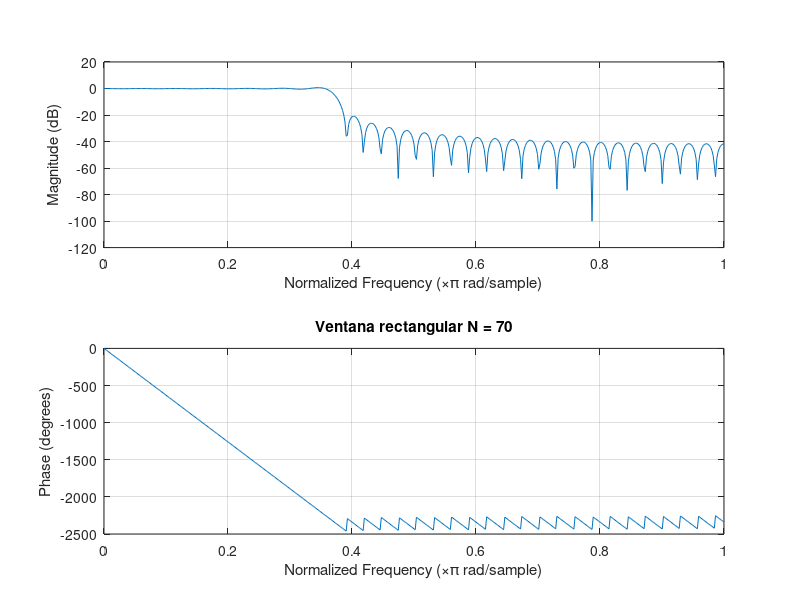
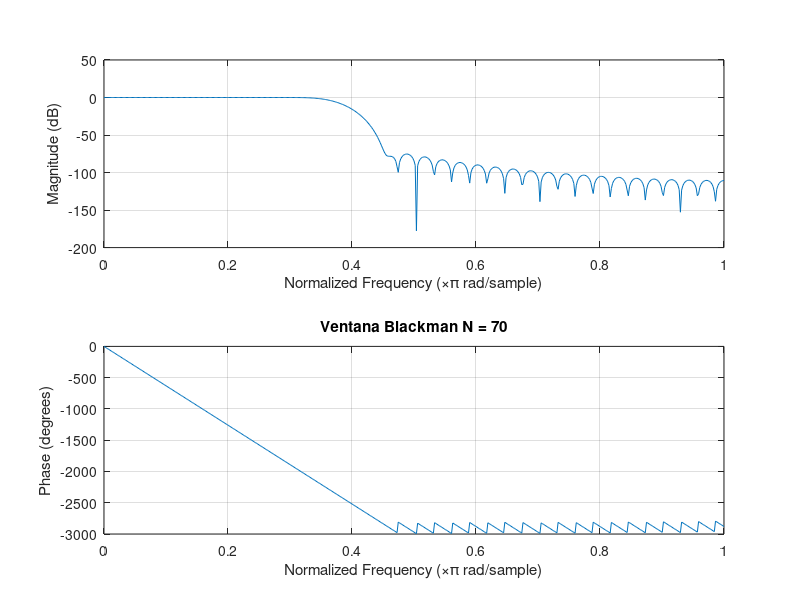
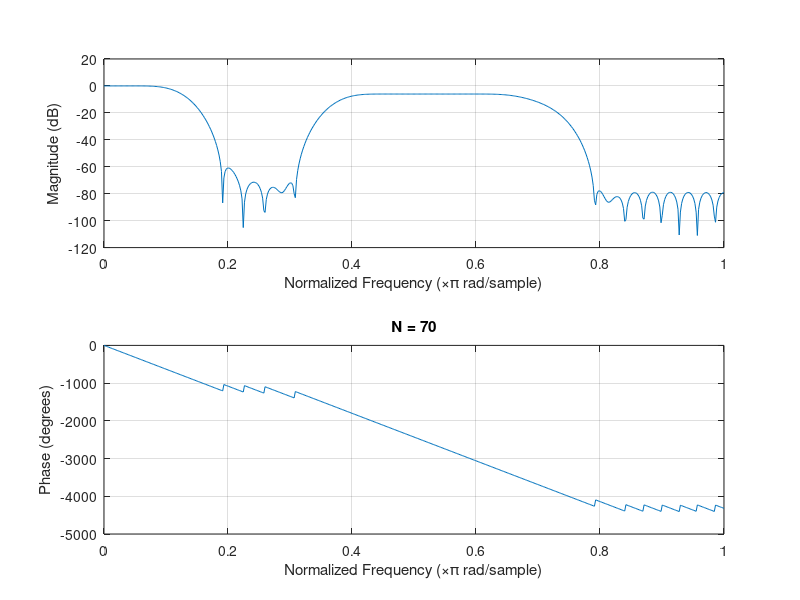
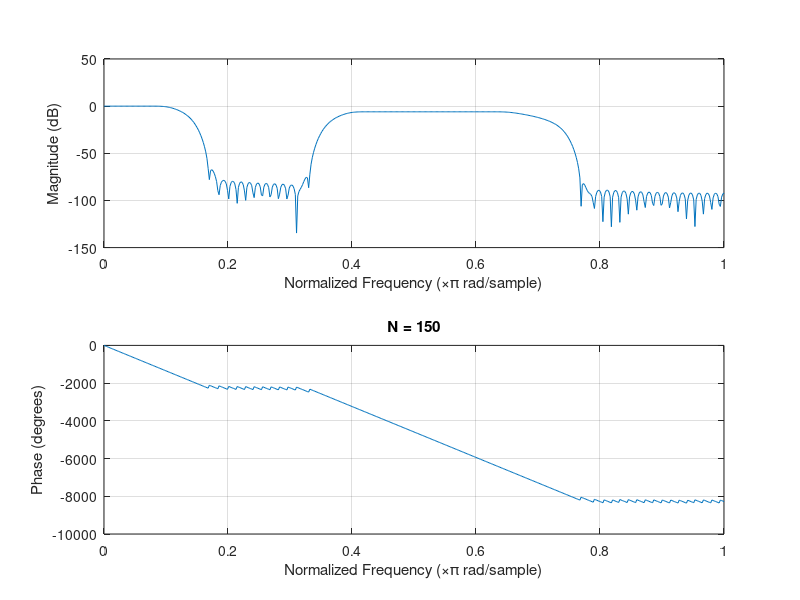

Write MATLAB code to recreate these figures, in order.
%% DISE ̃NO DE FILTROSFIRUSANDO HERRAMIENTAS DEMATLAB 1) 


N = 70; %orden
fc = 3000; %
tm = 16000; % 

%fn = 

W =  fc*2/tm; % 

rect = rectwin(N+1);
bckmn = blackman(N+1);

B1 = fir1(N,W,rect);
B2 = fir1(N,W,bckmn);

%usar comando fdatool y generar filtro con B.
figure 
freqz(B1)
title('Ventana rectangular N = 70');

figure
freqz(B2)
title('Ventana Blackman N = 70');

%% 2)
N1 = 70;
N2 = 150;

f = [0 0.1 0.15 0.35 0.4 0.65 0.75 1];
m = [1 1 0 0 0.5 0.5 0 0];

B1 = fir2(N1,f,m);
B2 = fir2(N2,f,m);

figure  
freqz(B1)
title('N = 70');
figure
freqz(B2)
title('N = 150');


%% 3)


